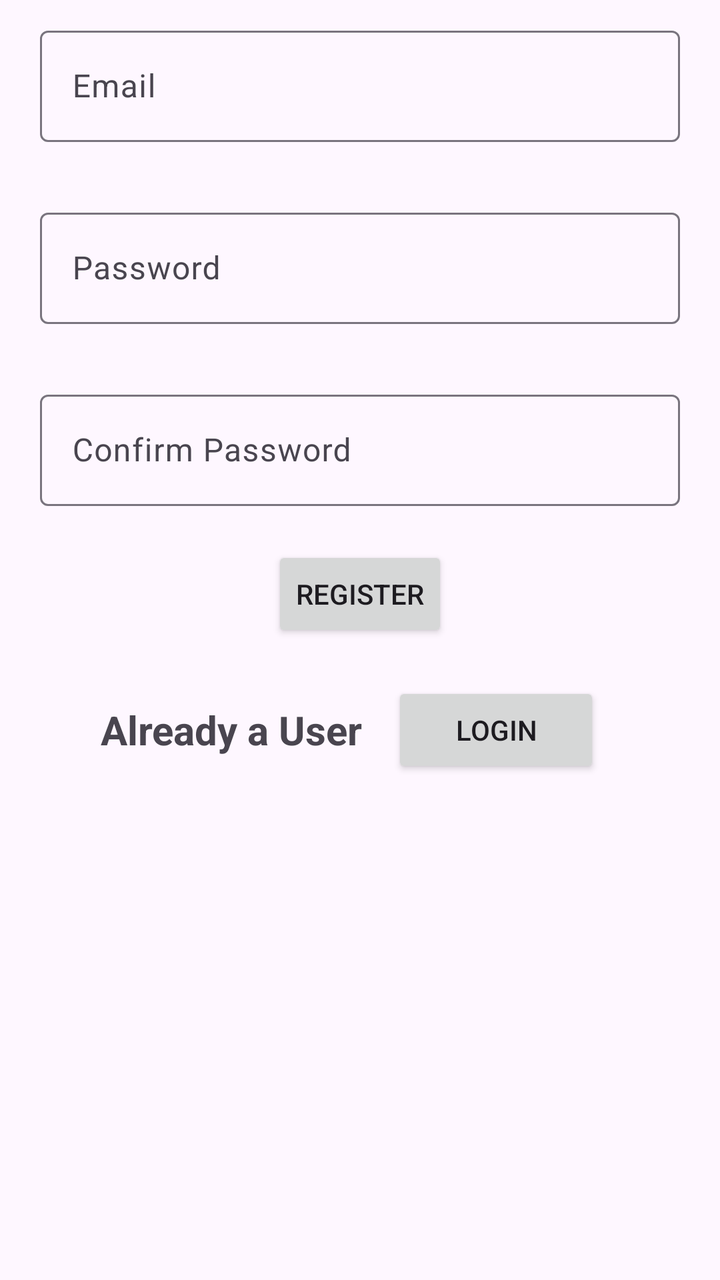
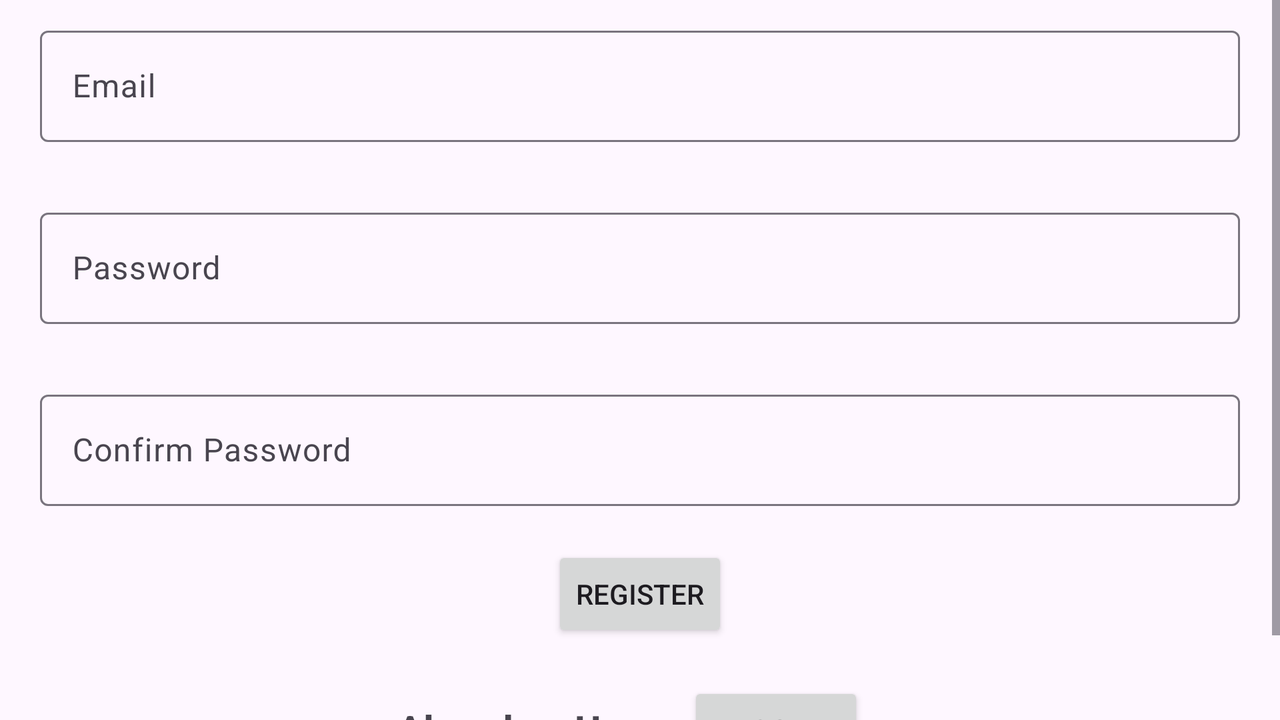

An Android layout and its configuration variant, each rendered on a device that would load it. The default file and the variant file are quoted in full after the pictures.
<!-- AndroidManifest.xml: application theme Theme.GroupProject_LinkUp -->
<!-- res/layout/register_activity.xml -->
<?xml version="1.0" encoding="utf-8"?>
<LinearLayout xmlns:android="http://schemas.android.com/apk/res/android"
    android:layout_width="match_parent"
    android:layout_height="match_parent"
    android:orientation="vertical">

    <com.google.android.material.textfield.TextInputLayout
        android:id="@+id/registerEmail"
        android:layout_width="match_parent"
        android:layout_height="wrap_content"
        android:layout_margin="10dp">

        <com.google.android.material.textfield.TextInputEditText
            android:id="@+id/editTextEmail"
            android:layout_width="match_parent"
            android:layout_height="wrap_content"
            android:layout_margin="10dp"
            android:hint="Email" />

    </com.google.android.material.textfield.TextInputLayout>

    <com.google.android.material.textfield.TextInputLayout
        android:id="@+id/registerPassword"
        android:layout_width="match_parent"
        android:layout_height="wrap_content"
        android:layout_margin="10dp">

        <com.google.android.material.textfield.TextInputEditText
            android:id="@+id/editTextPassword"
            android:layout_width="match_parent"
            android:layout_height="wrap_content"
            android:layout_margin="10dp"
            android:hint="Password" />
    </com.google.android.material.textfield.TextInputLayout>

    <com.google.android.material.textfield.TextInputLayout
        android:id="@+id/registerConfirmPassword"
        android:layout_width="match_parent"
        android:layout_height="wrap_content"
        android:layout_margin="10dp">

        <com.google.android.material.textfield.TextInputEditText
            android:id="@+id/editTextConfirmpasswrod"
            android:layout_width="match_parent"
            android:layout_height="wrap_content"
            android:layout_margin="10dp"
            android:hint="Confirm Password" />

    </com.google.android.material.textfield.TextInputLayout>

    <Button
        android:id="@+id/button"
        android:layout_width="wrap_content"
        android:layout_height="wrap_content"
        android:layout_gravity="center"
        android:text="Register" />

    <LinearLayout
        android:layout_width="match_parent"
        android:layout_height="wrap_content"
        android:layout_margin="20dp"
        android:gravity="center"
        android:orientation="horizontal"
        android:paddingLeft="20dp"
        android:paddingRight="40dp">

        <TextView
            android:id="@+id/txt"
            android:layout_width="wrap_content"
            android:layout_height="wrap_content"
            android:layout_margin="10dp"
            android:gravity="center"
            android:text="Already a User "
            android:textSize="20sp"
            android:textStyle="bold" />

        <Button
            android:id="@+id/redirectLoginPage"
            android:layout_width="wrap_content"
            android:layout_height="wrap_content"
            android:layout_weight="1"
            android:text="Login" />
    </LinearLayout>

</LinearLayout>
<!-- resources referenced by this layout -->
<resources>
  <style name="Theme.GroupProject_LinkUp" parent="Base.Theme.GroupProject_LinkUp" />
  <style name="Base.Theme.GroupProject_LinkUp" parent="Theme.Material3.DayNight.NoActionBar">
          
          
      </style>
</resources>
<!-- res/layout-land/register_activity.xml (the author's variant of the layout above) -->
<!-- drawn on the phone turned sideways -->
<?xml version="1.0" encoding="utf-8"?>
<ScrollView xmlns:android="http://schemas.android.com/apk/res/android"
    android:layout_width="match_parent"
    android:layout_height="match_parent"
    android:orientation="vertical">

    <LinearLayout
        android:layout_width="match_parent"
        android:layout_height="match_parent"
        android:orientation="vertical">

        <com.google.android.material.textfield.TextInputLayout
            android:id="@+id/registerEmail"
            android:layout_width="match_parent"
            android:layout_height="wrap_content"
            android:layout_margin="10dp">

            <com.google.android.material.textfield.TextInputEditText
                android:id="@+id/editTextEmail"
                android:layout_width="match_parent"
                android:layout_height="wrap_content"
                android:layout_margin="10dp"
                android:hint="Email" />

        </com.google.android.material.textfield.TextInputLayout>

        <com.google.android.material.textfield.TextInputLayout
            android:id="@+id/registerPassword"
            android:layout_width="match_parent"
            android:layout_height="wrap_content"
            android:layout_margin="10dp">

            <com.google.android.material.textfield.TextInputEditText
                android:id="@+id/editTextPassword"
                android:layout_width="match_parent"
                android:layout_height="wrap_content"
                android:layout_margin="10dp"
                android:hint="Password" />
        </com.google.android.material.textfield.TextInputLayout>

        <com.google.android.material.textfield.TextInputLayout
            android:id="@+id/registerConfirmPassword"
            android:layout_width="match_parent"
            android:layout_height="wrap_content"
            android:layout_margin="10dp">

            <com.google.android.material.textfield.TextInputEditText
                android:id="@+id/editTextConfirmpasswrod"
                android:layout_width="match_parent"
                android:layout_height="wrap_content"
                android:layout_margin="10dp"
                android:hint="Confirm Password" />

        </com.google.android.material.textfield.TextInputLayout>

        <Button
            android:id="@+id/button"
            android:layout_width="wrap_content"
            android:layout_height="wrap_content"
            android:layout_gravity="center"
            android:text="Register" />

        <LinearLayout
            android:layout_width="match_parent"
            android:layout_height="wrap_content"
            android:layout_margin="20dp"
            android:gravity="center"
            android:orientation="horizontal"
            android:paddingLeft="20dp"
            android:paddingRight="40dp">

            <TextView
                android:id="@+id/txt"
                android:layout_width="wrap_content"
                android:layout_height="wrap_content"
                android:layout_margin="10dp"
                android:gravity="center"
                android:text="Already a User "
                android:textSize="20sp"
                android:textStyle="bold" />

            <Button
                android:id="@+id/redirectLoginPage"
                android:layout_width="wrap_content"
                android:layout_height="match_parent"
                android:text="Login" />
        </LinearLayout>
    </LinearLayout>

</ScrollView>
